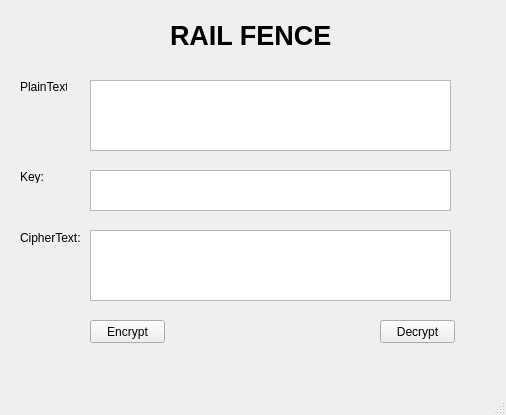
<?xml version="1.0" encoding="UTF-8"?>
<ui version="4.0">
 <class>MainWindow</class>
 <widget class="QMainWindow" name="MainWindow">
  <property name="geometry">
   <rect>
    <x>0</x>
    <y>0</y>
    <width>506</width>
    <height>415</height>
   </rect>
  </property>
  <property name="windowTitle">
   <string>MainWindow</string>
  </property>
  <widget class="QWidget" name="centralwidget">
   <widget class="QLabel" name="label">
    <property name="geometry">
     <rect>
      <x>170</x>
      <y>0</y>
      <width>231</width>
      <height>71</height>
     </rect>
    </property>
    <property name="font">
     <font>
      <pointsize>20</pointsize>
      <weight>75</weight>
      <bold>true</bold>
     </font>
    </property>
    <property name="text">
     <string>RAIL FENCE</string>
    </property>
    <property name="textFormat">
     <enum>Qt::PlainText</enum>
    </property>
   </widget>
   <widget class="QLabel" name="label_4">
    <property name="geometry">
     <rect>
      <x>20</x>
      <y>230</y>
      <width>61</width>
      <height>16</height>
     </rect>
    </property>
    <property name="text">
     <string>CipherText:</string>
    </property>
   </widget>
   <widget class="QPushButton" name="btn_decrypt">
    <property name="geometry">
     <rect>
      <x>380</x>
      <y>320</y>
      <width>75</width>
      <height>23</height>
     </rect>
    </property>
    <property name="text">
     <string>Decrypt</string>
    </property>
   </widget>
   <widget class="QLabel" name="label_3">
    <property name="geometry">
     <rect>
      <x>20</x>
      <y>170</y>
      <width>47</width>
      <height>13</height>
     </rect>
    </property>
    <property name="text">
     <string>Key:</string>
    </property>
   </widget>
   <widget class="QPushButton" name="btn_encrypt">
    <property name="geometry">
     <rect>
      <x>90</x>
      <y>320</y>
      <width>75</width>
      <height>23</height>
     </rect>
    </property>
    <property name="text">
     <string>Encrypt</string>
    </property>
   </widget>
   <widget class="QTextEdit" name="txt_cipher_text">
    <property name="geometry">
     <rect>
      <x>90</x>
      <y>230</y>
      <width>361</width>
      <height>71</height>
     </rect>
    </property>
   </widget>
   <widget class="QTextEdit" name="txt_key">
    <property name="geometry">
     <rect>
      <x>90</x>
      <y>170</y>
      <width>361</width>
      <height>41</height>
     </rect>
    </property>
   </widget>
   <widget class="QPlainTextEdit" name="txt_plain_text">
    <property name="geometry">
     <rect>
      <x>90</x>
      <y>80</y>
      <width>361</width>
      <height>71</height>
     </rect>
    </property>
   </widget>
   <widget class="QLabel" name="label_2">
    <property name="geometry">
     <rect>
      <x>20</x>
      <y>80</y>
      <width>47</width>
      <height>13</height>
     </rect>
    </property>
    <property name="text">
     <string>PlainText:</string>
    </property>
   </widget>
  </widget>
  <widget class="QMenuBar" name="menubar">
   <property name="geometry">
    <rect>
     <x>0</x>
     <y>0</y>
     <width>506</width>
     <height>21</height>
    </rect>
   </property>
  </widget>
  <widget class="QStatusBar" name="statusbar"/>
 </widget>
 <resources/>
 <connections/>
</ui>
